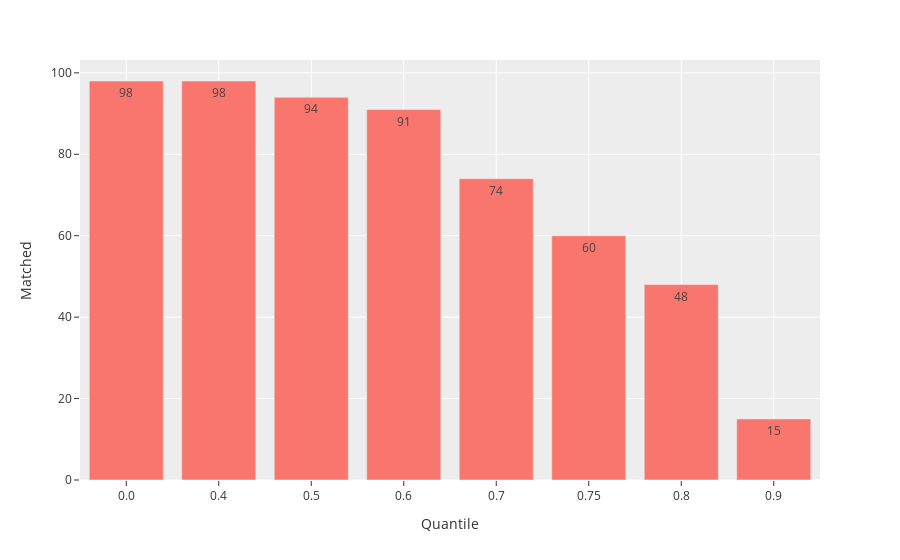

This figure's notebook cell:
### Markdown cell above
# Matching with the 98 TFs

## Selection by degree

### Code cell
def calculate_degree_thresholds(exp_set: dict, sel_tfs: pd.DataFrame, label: str, q_th=0.75, verbose=False):
    sel_genes = set()
    exp_ths = []
    for exp, metrics in exp_set.items():
        deg_th = metrics["degree_t"].quantile(q=q_th)
        genes = metrics[metrics["degree_t"] >= deg_th].index
        if len(sel_genes):
            sel_genes = set(genes) & sel_genes
        else:
            sel_genes = set(genes)

        prscsd_label = int(exp.split("_")[-1].replace("TF", ""))
        exp_ths.append((prscsd_label, deg_th))

    if sel_tfs.empty:
        matched = sel_genes
    else:
        matched = sel_genes & set(sel_tfs.index)

    if verbose:
        print(f"--> {label}\n\tQ_th: {q_th}. Matched genes with 98 TFs {len(matched)}")

    dmy = pd.DataFrame(exp_ths, columns=["TF", "Degree_th"])
    dmy = dmy.sort_values(by=["TF"], ascending=True)
    dmy["TF"] = dmy["TF"].astype(str)
    fig = px.bar(dmy, x="TF", y="Degree_th", text_auto=True, title=f"Q_th: {q_th}. For {label}")

    return matched, fig


results_qth = {}
q_ths = list(range(4, 10, 1))
q_ths.append(7.5)
stats = [(0, 98)]  # default values
for q_th in q_ths:
    q_th = q_th / 10
    matched_exp, fig_exp = calculate_degree_thresholds(exp_set=exp_set, sel_tfs=sel_tfs, label="Exp", q_th=q_th, verbose=False)

    matched_ctrls = {}
    common_ctrls = set()
    for key, value in exp_ctrls.items():
        label = key.split("h")[-1]
        matched_ctrl, fig_ctrl = calculate_degree_thresholds(exp_set=value, sel_tfs=sel_tfs, label=label, q_th=q_th, verbose=False)
        matched_ctrls[key] = {"matched": matched_ctrls, "fig": fig_ctrl}

        if len(common_ctrls):
            common_ctrls = common_ctrls & set(matched_ctrl)
        else:
            common_ctrls = matched_ctrl

    print(f"### Q {q_th}. Matched genes across controls {len(common_ctrls)}")

    matched_overall = set(matched_exp) & set(common_ctrls)
    results_qth[q_th] = list(matched_overall)
    stats.append((q_th, len(matched_overall)))
    print(f"### Overall matched (ctrls & exps) {len(matched_overall)}")

stats = pd.DataFrame(stats, columns=["Quantile", "Matched"])
stats.sort_values(by="Quantile", ascending=True, inplace=True)
stats["Quantile"] = stats["Quantile"].astype(str)

px.bar(stats, x="Quantile", y="Matched", text_auto=True)

### Figure 1 — Plotly figure (JSON) as saved in the notebook; plotly's stock layout.template omitted (floating-point values rounded to 4 significant figures)
{"data": [{"alignmentgroup": "True", "hovertemplate": "Quantile=%{x}<br>Matched=%{y}<extra></extra>", "legendgroup": "", "marker": {"color": "#F8766D", "pattern": {"shape": ""}}, "name": "", "offsetgroup": "", "orientation": "v", "showlegend": false, "textposition": "auto", "texttemplate": "%{y}", "type": "bar", "x": ["0.0", "0.4", "0.5", "0.6", "0.7", "0.75", "0.8", "0.9"], "xaxis": "x", "y": [98, 98, 94, 91, 74, 60, 48, 15], "yaxis": "y"}], "layout": {"barmode": "relative", "legend": {"tracegroupgap": 0}, "margin": {"t": 60}, "xaxis": {"anchor": "y", "domain": [0, 1], "title": {"text": "Quantile"}}, "yaxis": {"anchor": "x", "domain": [0, 1], "title": {"text": "Matched"}}}}
